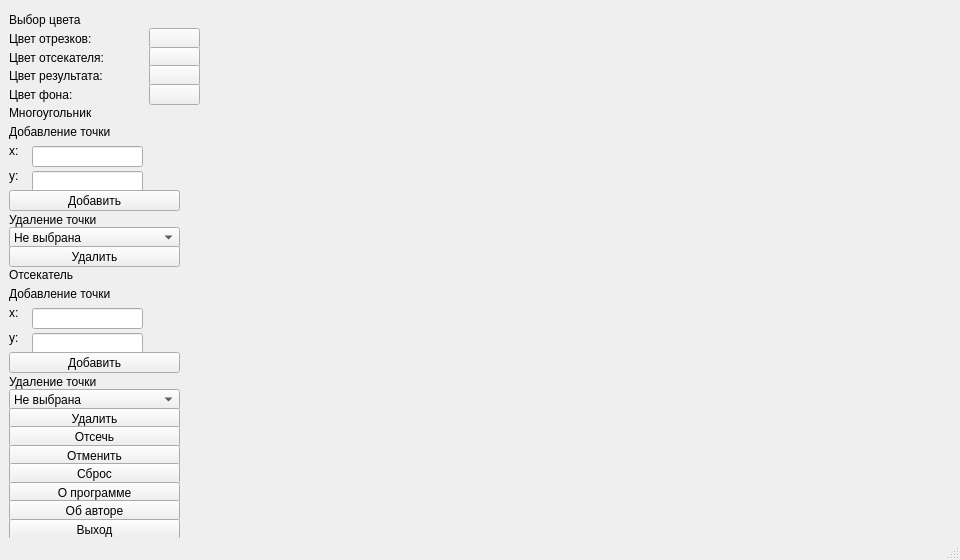
<?xml version="1.0" encoding="UTF-8"?>
<ui version="4.0">
 <class>MainWindow</class>
 <widget class="QMainWindow" name="MainWindow">
  <property name="geometry">
   <rect>
    <x>0</x>
    <y>0</y>
    <width>960</width>
    <height>560</height>
   </rect>
  </property>
  <property name="sizePolicy">
   <sizepolicy hsizetype="Preferred" vsizetype="Preferred">
    <horstretch>0</horstretch>
    <verstretch>0</verstretch>
   </sizepolicy>
  </property>
  <property name="minimumSize">
   <size>
    <width>960</width>
    <height>560</height>
   </size>
  </property>
  <property name="windowTitle">
   <string>Лабораторная работа 9</string>
  </property>
  <property name="autoFillBackground">
   <bool>false</bool>
  </property>
  <property name="locale">
   <locale language="Russian" country="Russia"/>
  </property>
  <property name="tabShape">
   <enum>QTabWidget::Triangular</enum>
  </property>
  <widget class="QWidget" name="centralwidget">
   <property name="contextMenuPolicy">
    <enum>Qt::NoContextMenu</enum>
   </property>
   <layout class="QGridLayout" name="gridLayout">
    <item row="0" column="0" colspan="3">
     <widget class="QLabel" name="label_0">
      <property name="enabled">
       <bool>true</bool>
      </property>
      <property name="minimumSize">
       <size>
        <width>171</width>
        <height>21</height>
       </size>
      </property>
      <property name="maximumSize">
       <size>
        <width>171</width>
        <height>21</height>
       </size>
      </property>
      <property name="autoFillBackground">
       <bool>false</bool>
      </property>
      <property name="locale">
       <locale language="Russian" country="Russia"/>
      </property>
      <property name="text">
       <string>Выбор цвета</string>
      </property>
     </widget>
    </item>
    <item row="0" column="3">
     <spacer name="horizontalSpacer">
      <property name="orientation">
       <enum>Qt::Horizontal</enum>
      </property>
      <property name="sizeHint" stdset="0">
       <size>
        <width>744</width>
        <height>17</height>
       </size>
      </property>
     </spacer>
    </item>
    <item row="1" column="0" colspan="2">
     <widget class="QLabel" name="label_1">
      <property name="enabled">
       <bool>true</bool>
      </property>
      <property name="minimumSize">
       <size>
        <width>131</width>
        <height>21</height>
       </size>
      </property>
      <property name="maximumSize">
       <size>
        <width>131</width>
        <height>21</height>
       </size>
      </property>
      <property name="autoFillBackground">
       <bool>false</bool>
      </property>
      <property name="locale">
       <locale language="Russian" country="Russia"/>
      </property>
      <property name="text">
       <string>Цвет отрезков:</string>
      </property>
     </widget>
    </item>
    <item row="1" column="2">
     <widget class="QPushButton" name="lineColorButton">
      <property name="minimumSize">
       <size>
        <width>51</width>
        <height>21</height>
       </size>
      </property>
      <property name="maximumSize">
       <size>
        <width>51</width>
        <height>21</height>
       </size>
      </property>
      <property name="locale">
       <locale language="Russian" country="Russia"/>
      </property>
      <property name="text">
       <string/>
      </property>
     </widget>
    </item>
    <item row="2" column="0" colspan="2">
     <widget class="QLabel" name="label_2">
      <property name="minimumSize">
       <size>
        <width>131</width>
        <height>21</height>
       </size>
      </property>
      <property name="maximumSize">
       <size>
        <width>131</width>
        <height>21</height>
       </size>
      </property>
      <property name="locale">
       <locale language="Russian" country="Russia"/>
      </property>
      <property name="text">
       <string>Цвет отсекателя:</string>
      </property>
     </widget>
    </item>
    <item row="2" column="2">
     <widget class="QPushButton" name="cutterColorButton">
      <property name="minimumSize">
       <size>
        <width>51</width>
        <height>21</height>
       </size>
      </property>
      <property name="maximumSize">
       <size>
        <width>51</width>
        <height>21</height>
       </size>
      </property>
      <property name="locale">
       <locale language="Russian" country="Russia"/>
      </property>
      <property name="text">
       <string/>
      </property>
     </widget>
    </item>
    <item row="3" column="0" colspan="2">
     <widget class="QLabel" name="label_3">
      <property name="enabled">
       <bool>true</bool>
      </property>
      <property name="minimumSize">
       <size>
        <width>131</width>
        <height>21</height>
       </size>
      </property>
      <property name="maximumSize">
       <size>
        <width>131</width>
        <height>21</height>
       </size>
      </property>
      <property name="autoFillBackground">
       <bool>false</bool>
      </property>
      <property name="locale">
       <locale language="Russian" country="Russia"/>
      </property>
      <property name="text">
       <string>Цвет результата:</string>
      </property>
     </widget>
    </item>
    <item row="3" column="2">
     <widget class="QPushButton" name="resultColorButton">
      <property name="minimumSize">
       <size>
        <width>51</width>
        <height>21</height>
       </size>
      </property>
      <property name="maximumSize">
       <size>
        <width>51</width>
        <height>21</height>
       </size>
      </property>
      <property name="locale">
       <locale language="Russian" country="Russia"/>
      </property>
      <property name="text">
       <string/>
      </property>
     </widget>
    </item>
    <item row="4" column="0" colspan="2">
     <widget class="QLabel" name="label_6">
      <property name="minimumSize">
       <size>
        <width>131</width>
        <height>21</height>
       </size>
      </property>
      <property name="maximumSize">
       <size>
        <width>131</width>
        <height>21</height>
       </size>
      </property>
      <property name="locale">
       <locale language="Russian" country="Russia"/>
      </property>
      <property name="text">
       <string>Цвет фона:</string>
      </property>
     </widget>
    </item>
    <item row="4" column="2">
     <widget class="QPushButton" name="fontColorButton">
      <property name="minimumSize">
       <size>
        <width>51</width>
        <height>21</height>
       </size>
      </property>
      <property name="maximumSize">
       <size>
        <width>51</width>
        <height>21</height>
       </size>
      </property>
      <property name="locale">
       <locale language="Russian" country="Russia"/>
      </property>
      <property name="text">
       <string/>
      </property>
     </widget>
    </item>
    <item row="5" column="0" colspan="3">
     <widget class="QLabel" name="label_20">
      <property name="enabled">
       <bool>true</bool>
      </property>
      <property name="minimumSize">
       <size>
        <width>191</width>
        <height>21</height>
       </size>
      </property>
      <property name="maximumSize">
       <size>
        <width>191</width>
        <height>21</height>
       </size>
      </property>
      <property name="autoFillBackground">
       <bool>false</bool>
      </property>
      <property name="locale">
       <locale language="Russian" country="Russia"/>
      </property>
      <property name="text">
       <string>Многоугольник</string>
      </property>
     </widget>
    </item>
    <item row="6" column="0" colspan="3">
     <widget class="QLabel" name="label_18">
      <property name="enabled">
       <bool>true</bool>
      </property>
      <property name="minimumSize">
       <size>
        <width>171</width>
        <height>21</height>
       </size>
      </property>
      <property name="maximumSize">
       <size>
        <width>171</width>
        <height>21</height>
       </size>
      </property>
      <property name="autoFillBackground">
       <bool>false</bool>
      </property>
      <property name="locale">
       <locale language="Russian" country="Russia"/>
      </property>
      <property name="text">
       <string>Добавление точки</string>
      </property>
     </widget>
    </item>
    <item row="7" column="0" rowspan="2" colspan="2">
     <widget class="QLabel" name="label_5">
      <property name="enabled">
       <bool>true</bool>
      </property>
      <property name="minimumSize">
       <size>
        <width>21</width>
        <height>21</height>
       </size>
      </property>
      <property name="maximumSize">
       <size>
        <width>21</width>
        <height>21</height>
       </size>
      </property>
      <property name="autoFillBackground">
       <bool>false</bool>
      </property>
      <property name="locale">
       <locale language="Russian" country="Russia"/>
      </property>
      <property name="text">
       <string>x:</string>
      </property>
     </widget>
    </item>
    <item row="8" column="1">
     <widget class="QLineEdit" name="lineEditX">
      <property name="minimumSize">
       <size>
        <width>111</width>
        <height>21</height>
       </size>
      </property>
      <property name="maximumSize">
       <size>
        <width>111</width>
        <height>21</height>
       </size>
      </property>
     </widget>
    </item>
    <item row="9" column="0" rowspan="2" colspan="2">
     <widget class="QLabel" name="label_19">
      <property name="enabled">
       <bool>true</bool>
      </property>
      <property name="minimumSize">
       <size>
        <width>21</width>
        <height>21</height>
       </size>
      </property>
      <property name="maximumSize">
       <size>
        <width>21</width>
        <height>21</height>
       </size>
      </property>
      <property name="autoFillBackground">
       <bool>false</bool>
      </property>
      <property name="locale">
       <locale language="Russian" country="Russia"/>
      </property>
      <property name="text">
       <string>y:</string>
      </property>
     </widget>
    </item>
    <item row="10" column="1">
     <widget class="QLineEdit" name="lineEditY">
      <property name="minimumSize">
       <size>
        <width>111</width>
        <height>21</height>
       </size>
      </property>
      <property name="maximumSize">
       <size>
        <width>111</width>
        <height>21</height>
       </size>
      </property>
     </widget>
    </item>
    <item row="11" column="0" colspan="3">
     <widget class="QPushButton" name="addDotButton">
      <property name="minimumSize">
       <size>
        <width>171</width>
        <height>21</height>
       </size>
      </property>
      <property name="maximumSize">
       <size>
        <width>171</width>
        <height>21</height>
       </size>
      </property>
      <property name="locale">
       <locale language="Russian" country="Russia"/>
      </property>
      <property name="text">
       <string>Добавить</string>
      </property>
     </widget>
    </item>
    <item row="12" column="0" colspan="3">
     <widget class="QLabel" name="label_21">
      <property name="enabled">
       <bool>true</bool>
      </property>
      <property name="minimumSize">
       <size>
        <width>191</width>
        <height>21</height>
       </size>
      </property>
      <property name="maximumSize">
       <size>
        <width>191</width>
        <height>21</height>
       </size>
      </property>
      <property name="autoFillBackground">
       <bool>false</bool>
      </property>
      <property name="locale">
       <locale language="Russian" country="Russia"/>
      </property>
      <property name="text">
       <string>Удаление точки</string>
      </property>
     </widget>
    </item>
    <item row="13" column="0" colspan="3">
     <widget class="QComboBox" name="figureBox">
      <property name="minimumSize">
       <size>
        <width>171</width>
        <height>21</height>
       </size>
      </property>
      <property name="maximumSize">
       <size>
        <width>171</width>
        <height>21</height>
       </size>
      </property>
      <item>
       <property name="text">
        <string>Не выбрана</string>
       </property>
      </item>
     </widget>
    </item>
    <item row="14" column="0" colspan="3">
     <widget class="QPushButton" name="delDotButton">
      <property name="minimumSize">
       <size>
        <width>171</width>
        <height>21</height>
       </size>
      </property>
      <property name="maximumSize">
       <size>
        <width>171</width>
        <height>21</height>
       </size>
      </property>
      <property name="locale">
       <locale language="Russian" country="Russia"/>
      </property>
      <property name="text">
       <string>Удалить</string>
      </property>
     </widget>
    </item>
    <item row="15" column="0" colspan="3">
     <widget class="QLabel" name="label_17">
      <property name="enabled">
       <bool>true</bool>
      </property>
      <property name="minimumSize">
       <size>
        <width>191</width>
        <height>21</height>
       </size>
      </property>
      <property name="maximumSize">
       <size>
        <width>191</width>
        <height>21</height>
       </size>
      </property>
      <property name="autoFillBackground">
       <bool>false</bool>
      </property>
      <property name="locale">
       <locale language="Russian" country="Russia"/>
      </property>
      <property name="text">
       <string>Отсекатель</string>
      </property>
     </widget>
    </item>
    <item row="16" column="0" colspan="3">
     <widget class="QLabel" name="label_14">
      <property name="enabled">
       <bool>true</bool>
      </property>
      <property name="minimumSize">
       <size>
        <width>171</width>
        <height>21</height>
       </size>
      </property>
      <property name="maximumSize">
       <size>
        <width>171</width>
        <height>21</height>
       </size>
      </property>
      <property name="autoFillBackground">
       <bool>false</bool>
      </property>
      <property name="locale">
       <locale language="Russian" country="Russia"/>
      </property>
      <property name="text">
       <string>Добавление точки</string>
      </property>
     </widget>
    </item>
    <item row="17" column="0" rowspan="2" colspan="2">
     <widget class="QLabel" name="label_4">
      <property name="enabled">
       <bool>true</bool>
      </property>
      <property name="minimumSize">
       <size>
        <width>21</width>
        <height>21</height>
       </size>
      </property>
      <property name="maximumSize">
       <size>
        <width>21</width>
        <height>21</height>
       </size>
      </property>
      <property name="autoFillBackground">
       <bool>false</bool>
      </property>
      <property name="locale">
       <locale language="Russian" country="Russia"/>
      </property>
      <property name="text">
       <string>x:</string>
      </property>
     </widget>
    </item>
    <item row="18" column="1">
     <widget class="QLineEdit" name="lineEditXC">
      <property name="minimumSize">
       <size>
        <width>111</width>
        <height>21</height>
       </size>
      </property>
      <property name="maximumSize">
       <size>
        <width>111</width>
        <height>21</height>
       </size>
      </property>
     </widget>
    </item>
    <item row="19" column="0" rowspan="2" colspan="2">
     <widget class="QLabel" name="label_15">
      <property name="enabled">
       <bool>true</bool>
      </property>
      <property name="minimumSize">
       <size>
        <width>21</width>
        <height>21</height>
       </size>
      </property>
      <property name="maximumSize">
       <size>
        <width>21</width>
        <height>21</height>
       </size>
      </property>
      <property name="autoFillBackground">
       <bool>false</bool>
      </property>
      <property name="locale">
       <locale language="Russian" country="Russia"/>
      </property>
      <property name="text">
       <string>y:</string>
      </property>
     </widget>
    </item>
    <item row="20" column="1">
     <widget class="QLineEdit" name="lineEditYC">
      <property name="minimumSize">
       <size>
        <width>111</width>
        <height>21</height>
       </size>
      </property>
      <property name="maximumSize">
       <size>
        <width>111</width>
        <height>21</height>
       </size>
      </property>
     </widget>
    </item>
    <item row="21" column="0" colspan="3">
     <widget class="QPushButton" name="addDotCutterButton">
      <property name="minimumSize">
       <size>
        <width>171</width>
        <height>21</height>
       </size>
      </property>
      <property name="maximumSize">
       <size>
        <width>171</width>
        <height>21</height>
       </size>
      </property>
      <property name="locale">
       <locale language="Russian" country="Russia"/>
      </property>
      <property name="text">
       <string>Добавить</string>
      </property>
     </widget>
    </item>
    <item row="22" column="0" colspan="3">
     <widget class="QLabel" name="label_16">
      <property name="enabled">
       <bool>true</bool>
      </property>
      <property name="minimumSize">
       <size>
        <width>191</width>
        <height>21</height>
       </size>
      </property>
      <property name="maximumSize">
       <size>
        <width>191</width>
        <height>21</height>
       </size>
      </property>
      <property name="autoFillBackground">
       <bool>false</bool>
      </property>
      <property name="locale">
       <locale language="Russian" country="Russia"/>
      </property>
      <property name="text">
       <string>Удаление точки</string>
      </property>
     </widget>
    </item>
    <item row="23" column="0" colspan="3">
     <widget class="QComboBox" name="cutterBox">
      <property name="minimumSize">
       <size>
        <width>171</width>
        <height>21</height>
       </size>
      </property>
      <property name="maximumSize">
       <size>
        <width>171</width>
        <height>21</height>
       </size>
      </property>
      <item>
       <property name="text">
        <string>Не выбрана</string>
       </property>
      </item>
     </widget>
    </item>
    <item row="24" column="0" colspan="3">
     <widget class="QPushButton" name="delDotCutterButton">
      <property name="minimumSize">
       <size>
        <width>171</width>
        <height>21</height>
       </size>
      </property>
      <property name="maximumSize">
       <size>
        <width>171</width>
        <height>21</height>
       </size>
      </property>
      <property name="locale">
       <locale language="Russian" country="Russia"/>
      </property>
      <property name="text">
       <string>Удалить</string>
      </property>
     </widget>
    </item>
    <item row="25" column="0" colspan="3">
     <widget class="QPushButton" name="cutterButton">
      <property name="minimumSize">
       <size>
        <width>171</width>
        <height>21</height>
       </size>
      </property>
      <property name="maximumSize">
       <size>
        <width>171</width>
        <height>21</height>
       </size>
      </property>
      <property name="locale">
       <locale language="Russian" country="Russia"/>
      </property>
      <property name="text">
       <string>Отсечь</string>
      </property>
     </widget>
    </item>
    <item row="26" column="0" colspan="3">
     <widget class="QPushButton" name="discardButton">
      <property name="minimumSize">
       <size>
        <width>171</width>
        <height>21</height>
       </size>
      </property>
      <property name="maximumSize">
       <size>
        <width>171</width>
        <height>21</height>
       </size>
      </property>
      <property name="locale">
       <locale language="Russian" country="Russia"/>
      </property>
      <property name="text">
       <string>Отменить</string>
      </property>
     </widget>
    </item>
    <item row="27" column="0" colspan="3">
     <widget class="QPushButton" name="discardAllButton">
      <property name="minimumSize">
       <size>
        <width>171</width>
        <height>21</height>
       </size>
      </property>
      <property name="maximumSize">
       <size>
        <width>171</width>
        <height>21</height>
       </size>
      </property>
      <property name="locale">
       <locale language="Russian" country="Russia"/>
      </property>
      <property name="text">
       <string>Сброс</string>
      </property>
     </widget>
    </item>
    <item row="28" column="0" colspan="3">
     <spacer name="verticalSpacer">
      <property name="orientation">
       <enum>Qt::Vertical</enum>
      </property>
      <property name="sizeHint" stdset="0">
       <size>
        <width>168</width>
        <height>21</height>
       </size>
      </property>
     </spacer>
    </item>
    <item row="29" column="0" colspan="3">
     <widget class="QPushButton" name="aboutButton">
      <property name="minimumSize">
       <size>
        <width>171</width>
        <height>21</height>
       </size>
      </property>
      <property name="maximumSize">
       <size>
        <width>171</width>
        <height>21</height>
       </size>
      </property>
      <property name="locale">
       <locale language="Russian" country="Russia"/>
      </property>
      <property name="text">
       <string>О программе</string>
      </property>
     </widget>
    </item>
    <item row="30" column="0" colspan="3">
     <widget class="QPushButton" name="authorButton">
      <property name="minimumSize">
       <size>
        <width>171</width>
        <height>21</height>
       </size>
      </property>
      <property name="maximumSize">
       <size>
        <width>171</width>
        <height>21</height>
       </size>
      </property>
      <property name="locale">
       <locale language="Russian" country="Russia"/>
      </property>
      <property name="text">
       <string>Об авторе</string>
      </property>
     </widget>
    </item>
    <item row="31" column="0" colspan="3">
     <widget class="QPushButton" name="outButton">
      <property name="minimumSize">
       <size>
        <width>171</width>
        <height>21</height>
       </size>
      </property>
      <property name="maximumSize">
       <size>
        <width>171</width>
        <height>21</height>
       </size>
      </property>
      <property name="locale">
       <locale language="Russian" country="Russia"/>
      </property>
      <property name="text">
       <string>Выход</string>
      </property>
     </widget>
    </item>
   </layout>
  </widget>
  <widget class="QStatusBar" name="statusbar"/>
 </widget>
 <resources/>
 <connections/>
</ui>
